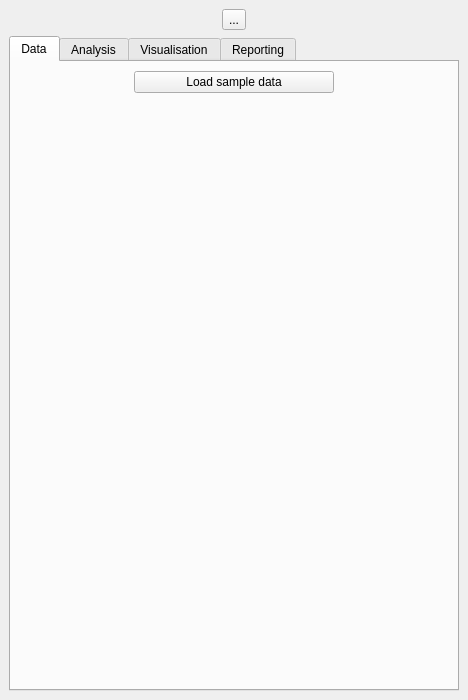
<?xml version="1.0" encoding="UTF-8"?>
<ui version="4.0">
 <class>SpatialDecisionDockWidgetBase</class>
 <widget class="QDockWidget" name="SpatialDecisionDockWidgetBase">
  <property name="geometry">
   <rect>
    <x>0</x>
    <y>0</y>
    <width>468</width>
    <height>700</height>
   </rect>
  </property>
  <property name="sizePolicy">
   <sizepolicy hsizetype="Fixed" vsizetype="Expanding">
    <horstretch>0</horstretch>
    <verstretch>0</verstretch>
   </sizepolicy>
  </property>
  <property name="minimumSize">
   <size>
    <width>468</width>
    <height>600</height>
   </size>
  </property>
  <property name="acceptDrops">
   <bool>false</bool>
  </property>
  <property name="styleSheet">
   <string notr="true">background=rgb(255, 255, 255)</string>
  </property>
  <property name="windowTitle">
   <string>Transit Oriented Developer Checker</string>
  </property>
  <widget class="QWidget" name="dockWidgetContents">
   <layout class="QVBoxLayout" name="verticalLayout_3">
    <item>
     <layout class="QHBoxLayout" name="horizontalLayout">
      <item>
       <spacer name="horizontalSpacer">
        <property name="orientation">
         <enum>Qt::Horizontal</enum>
        </property>
        <property name="sizeHint" stdset="0">
         <size>
          <width>40</width>
          <height>20</height>
         </size>
        </property>
       </spacer>
      </item>
      <item>
       <widget class="QToolButton" name="bigiconButton">
        <property name="maximumSize">
         <size>
          <width>16777215</width>
          <height>150</height>
         </size>
        </property>
        <property name="text">
         <string>...</string>
        </property>
        <property name="iconSize">
         <size>
          <width>300</width>
          <height>150</height>
         </size>
        </property>
        <property name="autoRepeatInterval">
         <number>150</number>
        </property>
       </widget>
      </item>
      <item>
       <spacer name="horizontalSpacer_2">
        <property name="orientation">
         <enum>Qt::Horizontal</enum>
        </property>
        <property name="sizeHint" stdset="0">
         <size>
          <width>40</width>
          <height>20</height>
         </size>
        </property>
       </spacer>
      </item>
     </layout>
    </item>
    <item>
     <layout class="QHBoxLayout" name="horizontalLayout_2">
      <item>
       <layout class="QVBoxLayout" name="verticalLayout_2"/>
      </item>
     </layout>
    </item>
    <item>
     <widget class="QTabWidget" name="sampleWidgets">
      <property name="sizePolicy">
       <sizepolicy hsizetype="Ignored" vsizetype="Expanding">
        <horstretch>0</horstretch>
        <verstretch>0</verstretch>
       </sizepolicy>
      </property>
      <property name="minimumSize">
       <size>
        <width>260</width>
        <height>450</height>
       </size>
      </property>
      <property name="styleSheet">
       <string notr="true">font: 9pt &quot;Trebuchet MS&quot;;</string>
      </property>
      <property name="currentIndex">
       <number>0</number>
      </property>
      <widget class="QWidget" name="dataTab">
       <attribute name="title">
        <string>Data</string>
       </attribute>
       <layout class="QHBoxLayout" name="horizontalLayout_3">
        <item>
         <layout class="QVBoxLayout" name="verticalLayout_4">
          <item alignment="Qt::AlignHCenter">
           <widget class="QPushButton" name="loadRotterdamButton">
            <property name="sizePolicy">
             <sizepolicy hsizetype="Fixed" vsizetype="Fixed">
              <horstretch>0</horstretch>
              <verstretch>0</verstretch>
             </sizepolicy>
            </property>
            <property name="minimumSize">
             <size>
              <width>200</width>
              <height>0</height>
             </size>
            </property>
            <property name="styleSheet">
             <string notr="true">font: 75 bold italic&quot;Trebuchet MS&quot;;</string>
            </property>
            <property name="text">
             <string>Load sample data</string>
            </property>
           </widget>
          </item>
          <item>
           <widget class="QLabel" name="label_3">
            <property name="sizePolicy">
             <sizepolicy hsizetype="Minimum" vsizetype="Preferred">
              <horstretch>0</horstretch>
              <verstretch>0</verstretch>
             </sizepolicy>
            </property>
            <property name="minimumSize">
             <size>
              <width>300</width>
              <height>0</height>
             </size>
            </property>
            <property name="styleSheet">
             <string notr="true">font: &quot;Trebuchet MS&quot;;</string>
            </property>
            <property name="text">
             <string>&lt;html&gt;&lt;head/&gt;&lt;body&gt;&lt;p&gt;&lt;br/&gt;&lt;/p&gt;&lt;/body&gt;&lt;/html&gt;</string>
            </property>
           </widget>
          </item>
         </layout>
        </item>
       </layout>
      </widget>
      <widget class="QWidget" name="analysisTab">
       <attribute name="title">
        <string>Analysis</string>
       </attribute>
       <layout class="QVBoxLayout" name="verticalLayout_5">
        <item>
         <widget class="QPushButton" name="selectionButton">
          <property name="text">
           <string>Start/Stop selecting locations</string>
          </property>
         </widget>
        </item>
        <item>
         <widget class="QPushButton" name="clearButton">
          <property name="text">
           <string>Remove selected locations</string>
          </property>
         </widget>
        </item>
        <item>
         <widget class="QLabel" name="label_2">
          <property name="text">
           <string>Locations (Doubleclick to zoom)</string>
          </property>
         </widget>
        </item>
        <item>
         <widget class="QListWidget" name="showCoordinates"/>
        </item>
        <item>
         <widget class="QLabel" name="label">
          <property name="text">
           <string/>
          </property>
         </widget>
        </item>
       </layout>
      </widget>
      <widget class="QWidget" name="tab">
       <property name="sizePolicy">
        <sizepolicy hsizetype="Fixed" vsizetype="Preferred">
         <horstretch>0</horstretch>
         <verstretch>0</verstretch>
        </sizepolicy>
       </property>
       <attribute name="title">
        <string>Visualisation</string>
       </attribute>
       <layout class="QVBoxLayout" name="verticalLayout_6">
        <item>
         <widget class="QToolButton" name="LegendButton">
          <property name="text">
           <string>Elements of Placemaking (Web)</string>
          </property>
         </widget>
        </item>
        <item>
         <layout class="QVBoxLayout" name="chartLayout">
          <property name="spacing">
           <number>6</number>
          </property>
         </layout>
        </item>
        <item>
         <widget class="QPushButton" name="saveChart">
          <property name="text">
           <string>Save Radar Chart</string>
          </property>
         </widget>
        </item>
       </layout>
      </widget>
      <widget class="QWidget" name="visualisationTab">
       <attribute name="title">
        <string>Reporting</string>
       </attribute>
       <layout class="QVBoxLayout" name="verticalLayout">
        <item>
         <widget class="QTableWidget" name="tableWidget"/>
        </item>
        <item>
         <widget class="QPushButton" name="saveTable">
          <property name="text">
           <string>Save Table</string>
          </property>
         </widget>
        </item>
       </layout>
      </widget>
     </widget>
    </item>
   </layout>
  </widget>
 </widget>
 <resources/>
 <connections/>
</ui>
